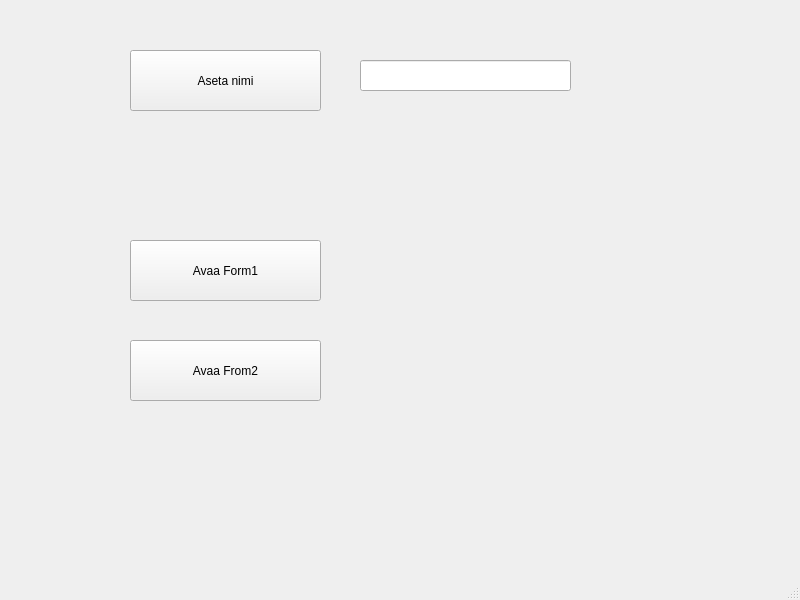
<?xml version="1.0" encoding="UTF-8"?>
<ui version="4.0">
 <class>MainWindow</class>
 <widget class="QMainWindow" name="MainWindow">
  <property name="geometry">
   <rect>
    <x>0</x>
    <y>0</y>
    <width>800</width>
    <height>600</height>
   </rect>
  </property>
  <property name="windowTitle">
   <string>MainWindow</string>
  </property>
  <widget class="QWidget" name="centralwidget">
   <widget class="QPushButton" name="btnOpenForm1">
    <property name="geometry">
     <rect>
      <x>130</x>
      <y>240</y>
      <width>191</width>
      <height>61</height>
     </rect>
    </property>
    <property name="text">
     <string>Avaa Form1</string>
    </property>
   </widget>
   <widget class="QPushButton" name="btnOpenForm2">
    <property name="geometry">
     <rect>
      <x>130</x>
      <y>340</y>
      <width>191</width>
      <height>61</height>
     </rect>
    </property>
    <property name="text">
     <string>Avaa From2</string>
    </property>
   </widget>
   <widget class="QPushButton" name="btnSetName">
    <property name="geometry">
     <rect>
      <x>130</x>
      <y>50</y>
      <width>191</width>
      <height>61</height>
     </rect>
    </property>
    <property name="text">
     <string>Aseta nimi</string>
    </property>
   </widget>
   <widget class="QLineEdit" name="textName">
    <property name="geometry">
     <rect>
      <x>360</x>
      <y>60</y>
      <width>211</width>
      <height>31</height>
     </rect>
    </property>
   </widget>
  </widget>
  <widget class="QMenuBar" name="menubar">
   <property name="geometry">
    <rect>
     <x>0</x>
     <y>0</y>
     <width>800</width>
     <height>22</height>
    </rect>
   </property>
  </widget>
  <widget class="QStatusBar" name="statusbar"/>
 </widget>
 <resources/>
 <connections/>
</ui>
